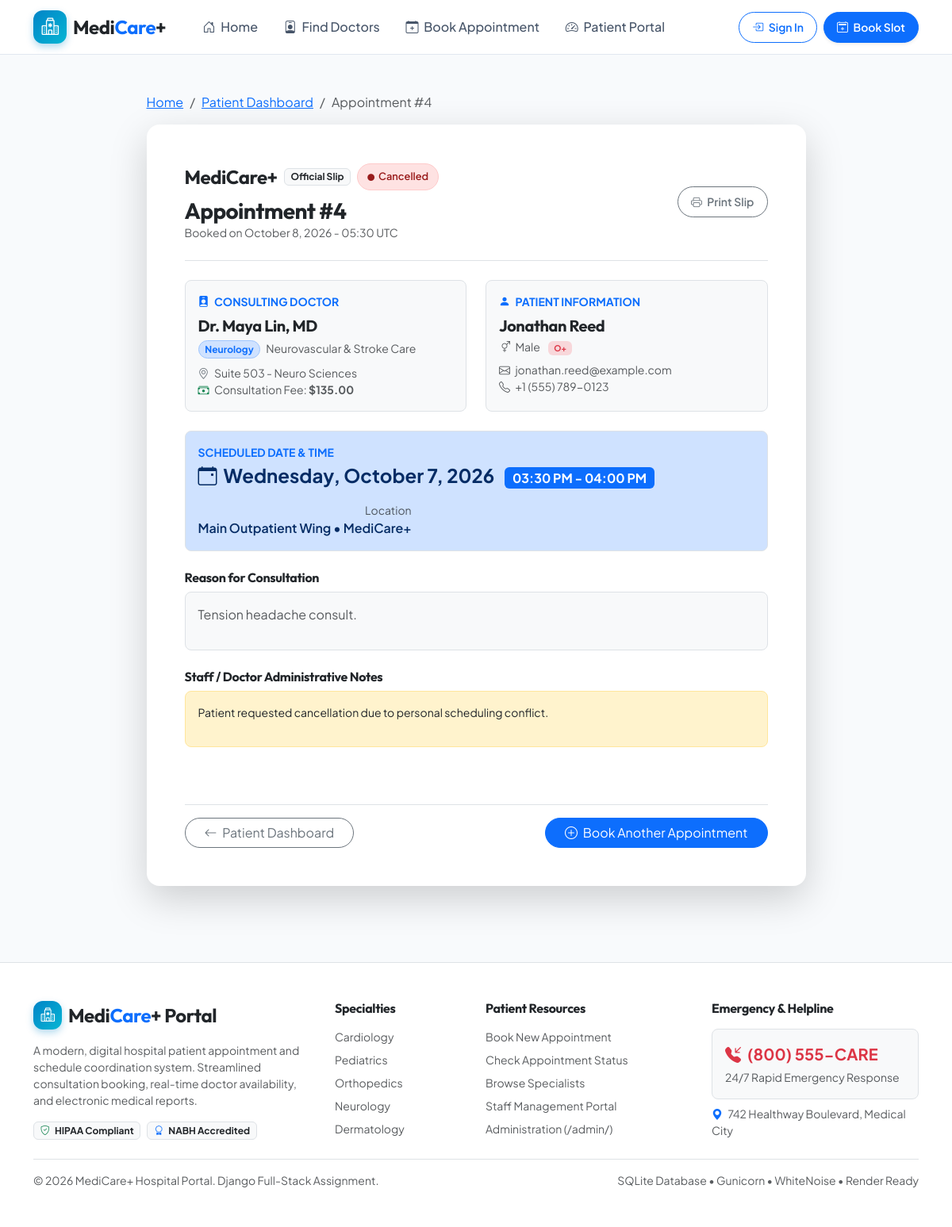
/appointments/4/, run on the app's committed database.
### hospital/models.py (models this page shows, shortened)
class Appointment(models.Model):
    STATUS_PENDING = 'Pending'
    STATUS_CONFIRMED = 'Confirmed'
    STATUS_COMPLETED = 'Completed'
    STATUS_CANCELLED = 'Cancelled'
    STATUS_CHOICES = [
        (STATUS_PENDING, 'Pending'),
        (STATUS_CONFIRMED, 'Confirmed'),
        (STATUS_COMPLETED, 'Completed'),
        (STATUS_CANCELLED, 'Cancelled'),
    ]
    TIME_SLOT_CHOICES = [
        ('09:00 AM - 09:30 AM', '09:00 AM - 09:30 AM'),
        ('09:30 AM - 10:00 AM', '09:30 AM - 10:00 AM'),
        ('10:00 AM - 10:30 AM', '10:00 AM - 10:30 AM'),
        ('10:30 AM - 11:00 AM', '10:30 AM - 11:00 AM'),
        ('11:00 AM - 11:30 AM', '11:00 AM - 11:30 AM'),
        ('11:30 AM - 12:00 PM', '11:30 AM - 12:00 PM'),
        ('02:00 PM - 02:30 PM', '02:00 PM - 02:30 PM'),
        ('02:30 PM - 03:00 PM', '02:30 PM - 03:00 PM'),
        ('03:00 PM - 03:30 PM', '03:00 PM - 03:30 PM'),
        ('03:30 PM - 04:00 PM', '03:30 PM - 04:00 PM'),
        ('04:00 PM - 04:30 PM', '04:00 PM - 04:30 PM'),
        ('04:30 PM - 05:00 PM', '04:30 PM - 05:00 PM'),
    ]
    patient = models.ForeignKey(Patient, on_delete=models.CASCADE, related_name='appointments')
    doctor = models.ForeignKey(Doctor, on_delete=models.CASCADE, related_name='appointments')
    date = models.DateField()
    time_slot = models.CharField(max_length=50, choices=TIME_SLOT_CHOICES)
    reason = models.TextField(help_text="Chief complaint or reason for visit")
    status = models.CharField(max_length=20, choices=STATUS_CHOICES, default=STATUS_PENDING)
    created_date = models.DateTimeField(auto_now_add=True)
    admin_notes = models.TextField(blank=True, null=True, help_text="Notes from doctor or receptionist")
    class Meta:
        ordering = ['-date', 'time_slot']

class Doctor(models.Model):
    name = models.CharField(max_length=150, help_text="Full Name with Title (e.g. Dr. Jane Smith)")
    department = models.CharField(max_length=50, choices=Department.choices, default=Department.CARDIOLOGY)
    specialization = models.CharField(max_length=150, help_text="Specialization or sub-discipline")
    consultation_fee = models.DecimalField(max_digits=8, decimal_places=2, default=75.00)
    available_days = models.CharField(max_length=120, default="Monday, Tuesday, Wednesday, Thursday, Friday")
    active_status = models.BooleanField(default=True, help_text="Is doctor actively taking appointments?")
    email = models.EmailField(blank=True, null=True)
    phone = models.CharField(max_length=20, blank=True, null=True)
    room_number = models.CharField(max_length=20, default="Room 201")
    experience_years = models.PositiveIntegerField(default=8)
    bio = models.TextField(blank=True, help_text="Short professional summary")
    avatar_color = models.CharField(max_length=30, default="primary", help_text="Bootstrap theme color for avatar")
    class Meta:
        ordering = ['name']
    @property
    def badge_class(self):
        colors = {
            'Cardiology': 'danger',
            'Pediatrics': 'warning',
            'Orthopedics': 'info',
            'Neurology': 'primary',
            'Dermatology': 'success',
            'General Medicine': 'secondary'
        }
        return colors.get(self.department, 'dark')

class Patient(models.Model):
    GENDER_CHOICES = [
        ('Male', 'Male'),
        ('Female', 'Female'),
        ('Other', 'Other'),
    ]
    BLOOD_GROUPS = [
        ('A+', 'A+'), ('A-', 'A-'),
        ('B+', 'B+'), ('B-', 'B-'),
        ('AB+', 'AB+'), ('AB-', 'AB-'),
        ('O+', 'O+'), ('O-', 'O-'),
    ]
    user = models.ForeignKey(User, on_delete=models.SET_NULL, null=True, blank=True, related_name='patients')
    name = models.CharField(max_length=150)
    email = models.EmailField()
    phone = models.CharField(max_length=20)
    date_of_birth = models.DateField(null=True, blank=True)
    gender = models.CharField(max_length=10, choices=GENDER_CHOICES, default='Male')
    blood_group = models.CharField(max_length=5, choices=BLOOD_GROUPS, blank=True, null=True)
    address = models.TextField(blank=True, null=True)
    emergency_contact = models.CharField(max_length=20, blank=True, null=True)
    created_at = models.DateTimeField(auto_now_add=True)
    class Meta:
        ordering = ['name']

### hospital/views.py (the view)
# urls.py: path('appointments/<int:pk>/', views.appointment_detail, name='appointment_detail'),
def appointment_detail(request, pk):
    appointment = get_object_or_404(Appointment, pk=pk)
    report = getattr(appointment, 'medical_report', None)
    context = {
        'appointment': appointment,
        'report': report,
    }
    return render(request, 'hospital/appointment_detail.html', context)

### hospital/templates/hospital/appointment_detail.html (shortened to what this page needs)
{% extends 'hospital/base.html' %}
{% load static %}
{% block content %}
<div class="container py-5">
    <div class="row justify-content-center">
        <div class="col-lg-9">
            <nav aria-label="breadcrumb" class="mb-3 no-print">
                <ol class="breadcrumb small">
                    <li class="breadcrumb-item"><a href="{% url 'home' %}">Home</a></li>
                    <li class="breadcrumb-item"><a href="{% url 'patient_dashboard' %}">Patient Dashboard</a></li>
                    <li class="breadcrumb-item active">Appointment #{{ appointment.id }}</li>
                </ol>
            </nav>
            <div class="card card-custom border-0 shadow-lg p-4 p-md-5 bg-white rounded-4 print-container">
                <div class="d-flex flex-column flex-md-row justify-content-between align-items-md-center gap-3 pb-4 mb-4 border-bottom">
                    <div>
                        <div class="d-flex align-items-center gap-2 mb-2">
                            <span class="fs-4 fw-bold text-dark brand-font">MediCare+</span>
                            <span class="badge bg-light text-dark border">Official Slip</span>
                            <span class="status-badge badge-{{ appointment.status|lower }}">
                                <i class="bi bi-circle-fill" style="font-size: 0.55rem;"></i> {{ appointment.status }}
                            </span>
                        </div>
                        <h2 class="h3 fw-bold text-dark mb-0">Appointment #{{ appointment.id }}</h2>
                        <div class="text-muted small">Booked on {{ appointment.created_date|date:"F j, Y - H:i" }} UTC</div>
                    </div>
                    <div class="no-print d-flex gap-2">
                        <button onclick="window.print()" class="btn btn-outline-secondary rounded-pill px-3 py-2 btn-sm fw-semibold">
                            <i class="bi bi-printer me-1"></i> Print Slip
                        </button>
                    </div>
                </div>
                <div class="row g-4 mb-4">
                    <div class="col-md-6">
                        <div class="p-3 rounded-3 bg-light border h-100">
                            <div class="text-primary fw-bold small text-uppercase mb-2">
                                <i class="bi bi-person-badge-fill me-1"></i> Consulting Doctor
                            </div>
                            <h5 class="fw-bold text-dark mb-1">{{ appointment.doctor.name }}</h5>
                            <div class="mb-2">
                                <span class="badge bg-{{ appointment.doctor.badge_class }}-subtle text-{{ appointment.doctor.badge_class }} border border-{{ appointment.doctor.badge_class }}-subtle rounded-pill">
                                    {{ appointment.doctor.department }}
                                </span>
                                <span class="small text-muted ms-1">{{ appointment.doctor.specialization }}</span>
                            </div>
                            <div class="small text-muted">
                                <div><i class="bi bi-geo-alt me-1 text-secondary"></i> {{ appointment.doctor.room_number }}</div>
                                <div><i class="bi bi-cash-stack me-1 text-success"></i> Consultation Fee: <strong>${{ appointment.doctor.consultation_fee }}</strong></div>
                            </div>
                        </div>
                    </div>
                    <div class="col-md-6">
                        <div class="p-3 rounded-3 bg-light border h-100">
                            <div class="text-primary fw-bold small text-uppercase mb-2">
                                <i class="bi bi-person-fill me-1"></i> Patient Information
                            </div>
                            <h5 class="fw-bold text-dark mb-1">{{ appointment.patient.name }}</h5>
                            <div class="small text-muted mb-2">
                                <span><i class="bi bi-gender-ambiguous me-1"></i> {{ appointment.patient.gender }}</span>
                                {% if appointment.patient.blood_group %}
                                <span class="badge bg-danger-subtle text-danger ms-2">{{ appointment.patient.blood_group }}</span>
                                {% endif %}
                            </div>
                            <div class="small text-muted">
                                <div><i class="bi bi-envelope me-1"></i> {{ appointment.patient.email }}</div>
                                <div><i class="bi bi-telephone me-1"></i> {{ appointment.patient.phone }}</div>
                            </div>
                        </div>
                    </div>
                    <div class="col-12">
                        <div class="p-3 rounded-3 border bg-primary-subtle text-primary-emphasis d-flex flex-wrap justify-content-between align-items-center gap-3">
                            <div>
                                <div class="small text-uppercase fw-bold text-primary">Scheduled Date & Time</div>
                                <div class="fs-4 fw-bold">
                                    <i class="bi bi-calendar-event me-2"></i>{{ appointment.date|date:"l, F j, Y" }}
                                    <span class="ms-2 badge bg-primary text-white fs-6">{{ appointment.time_slot }}</span>
                                </div>
                            </div>
                            <div class="text-md-end">
                                <div class="small text-muted">Location</div>
                                <div class="fw-semibold">Main Outpatient Wing &bull; MediCare+</div>
                            </div>
                        </div>
                    </div>
                    <div class="col-12">
                        <h6 class="fw-bold text-dark mb-2">Reason for Consultation</h6>
                        <div class="p-3 rounded-3 bg-light border text-muted">
                            {{ appointment.reason|linebreaks }}
                        </div>
                    </div>
                    {% if appointment.admin_notes %}
                    <div class="col-12">
                        <h6 class="fw-bold text-dark mb-2">Staff / Doctor Administrative Notes</h6>
                        <div class="p-3 rounded-3 bg-warning-subtle text-dark border border-warning-subtle small">
                            {{ appointment.admin_notes|linebreaks }}
                        </div>
                    </div>
                    {% endif %}
                </div>
                <div class="mt-5 pt-3 border-top d-flex justify-content-between align-items-center no-print">
                    <a href="{% url 'patient_dashboard' %}" class="btn btn-outline-secondary rounded-pill px-4">
                        <i class="bi bi-arrow-left me-1"></i> Patient Dashboard
                    </a>
                    <a href="{% url 'book_appointment' %}" class="btn btn-primary rounded-pill px-4">
                        <i class="bi bi-plus-circle me-1"></i> Book Another Appointment
                    </a>
                </div>
            </div>
        </div>
    </div>
</div>
{% endblock %}

### hospital/static/css/style.css (style rules this page uses)
:root { --primary-color: #0284c7; --primary-dark: #0369a1; --primary-light: #e0f2fe; --secondary-color: #0f172a; --accent-color: #06b6d4; --success-color: #10b981; --warning-color: #f59e0b; --danger-color: #ef4444; --info-color: #3b82f6; --bg-light: #f8fafc; --card-bg: #ffffff; --text-main: #1e293b; --text-muted: #64748b; --border-color: #e2e8f0; --radius-sm: 8px; --radius-md: 12px; --radius-lg: 18px; --shadow-sm: 0 1px 3px rgba(0,0,0,0.05); --shadow-md: 0 4px 6px -1px rgba(0,0,0,0.07), 0 2px 4px -2px rgba(0,0,0,0.05); --shadow-lg: 0 10px 25px -3px rgba(15,23,42,0.08), 0 4px 6px -4px rgba(15,23,42,0.04); --shadow-glow: 0 0 20px rgba(2, 132, 199, 0.18); }
body { font-family: 'Plus Jakarta Sans', sans-serif; color: var(--text-main); background-color: var(--bg-light); min-height: 100vh; display: flex; flex-direction: column; }
h1, h2, h3, h4, h5, h6, .brand-font { font-family: 'Outfit', sans-serif; font-weight: 700; letter-spacing: -0.02em; }
.card-custom { background-color: var(--card-bg); border: 1px solid var(--border-color); border-radius: var(--radius-md); box-shadow: var(--shadow-sm); transition: transform 0.22s ease, box-shadow 0.22s ease, border-color 0.22s ease; }
.badge-cancelled { background-color: #fee2e2; color: #991b1b; border: 1px solid #fecaca; }
.status-badge { font-size: 0.8rem; font-weight: 600; padding: 6px 12px; border-radius: 20px; display: inline-flex; align-items: center; gap: 5px; }

### data on the page
Appointment: id "4", status "Cancelled", created_date "October 8, 2026 - 05:30", doctor.name "Dr. Maya Lin, MD", doctor.department "Neurology", doctor.specialization "Neurovascular & Stroke Care", doctor.room_number "Suite 503 - Neuro Sciences", doctor.consultation_fee "135.00", patient.name "Jonathan Reed", patient.gender "Male", patient.blood_group "O+", patient.email "jonathan.reed@example.com", patient.phone "+1 (555) 789-0123", date "Wednesday, October 7, 2026", time_slot "03:30 PM - 04:00 PM", reason "Tension headache consult.", admin_notes "Patient requested cancellation due to personal scheduling conflict."
